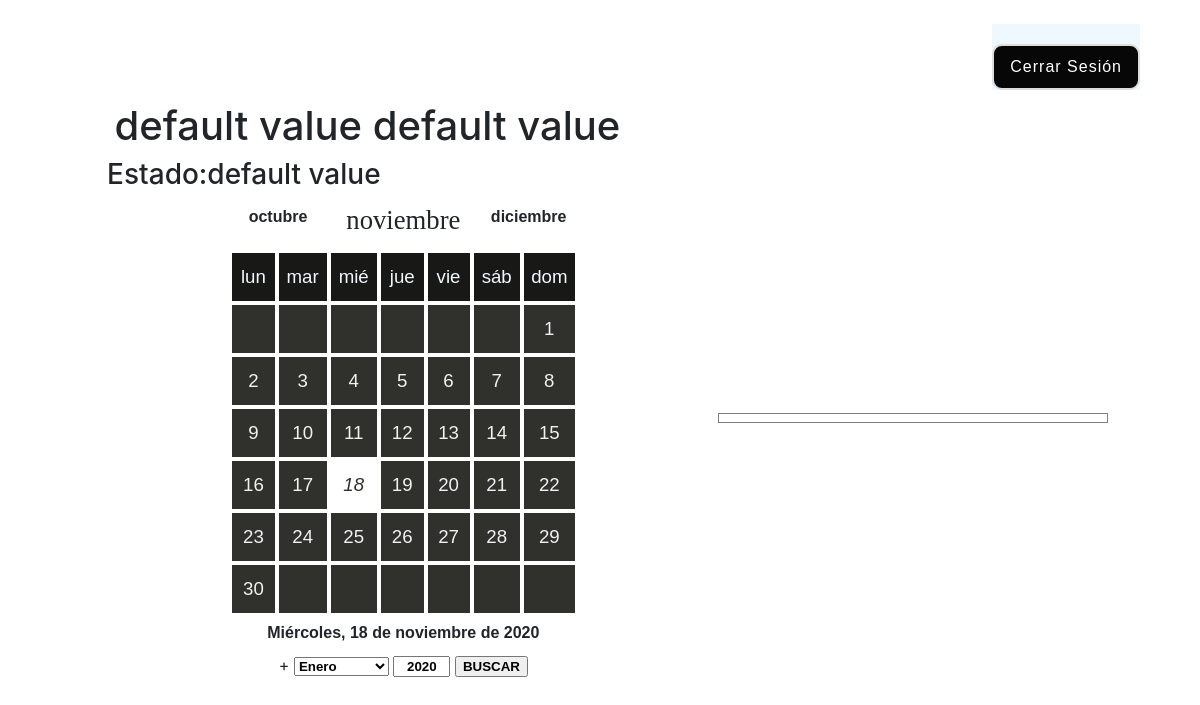
Page /information.php on the earlier database version.
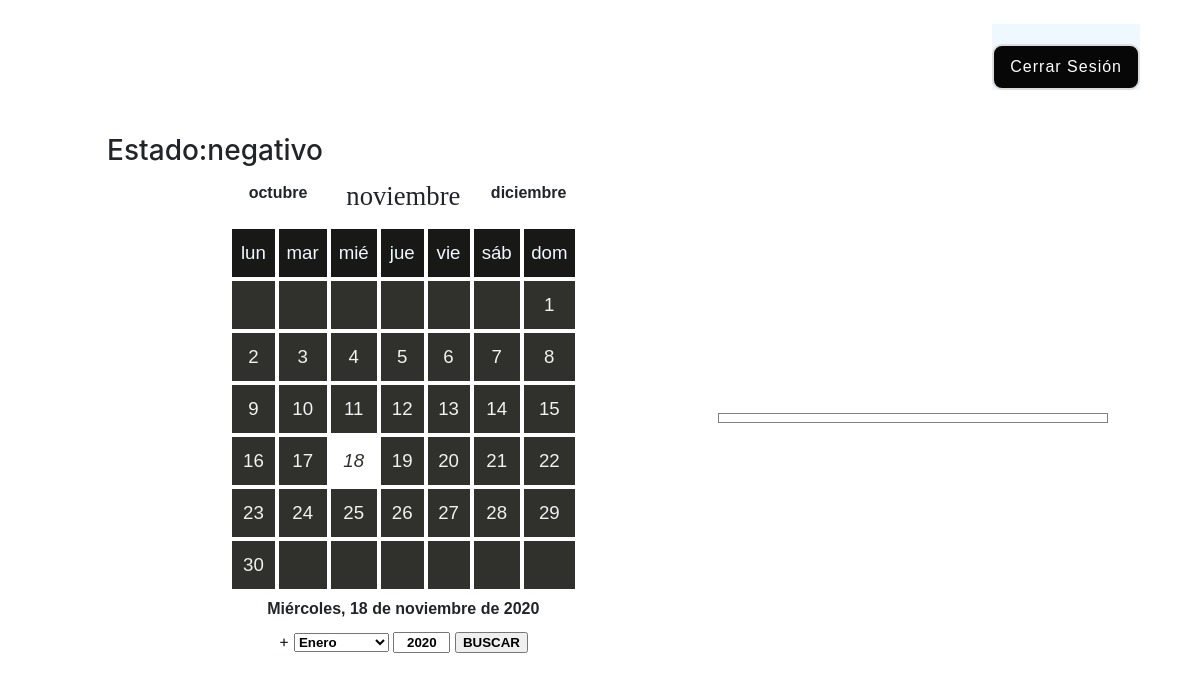
Same page on the later database version.
### tables this page shows
CREATE TABLE `usuarios` (
  `ldap` varchar(20) NOT NULL,
  `contrasena` varchar(255) NOT NULL,
  `estado` varchar(15) NOT NULL,
  `nombre` varchar(15) NOT NULL,
  `apellidos` varchar(30) NOT NULL
);

### information.php (the view, shortened to what the changed rows need)
<?php session_start();
    $conn = OpenCon();
    $ldap = $_SESSION['ldap'];
    $row = mysqli_query($conn,"SELECT estado, nombre, apellidos FROM usuarios WHERE ldap='$ldap'");
    $consulta=mysqli_fetch_array($row);
    if($row!=null){
        $estado = $consulta[0] ?? 'default value';
        $nombre = $consulta[1] ?? 'default value';
        $apellidos = $consulta[2] ?? 'default value';
        $espacio = " ";
        $nombreyapellidos = $nombre . $espacio . $apellidos;
    }else{
        echo "MAL ";
    }
?>
<!DOCTYPE html>
<html lang="en">
    <head>
        <link rel="stylesheet" href="https://stackpath.bootstrapcdn.com/bootstrap/4.5.0/css/bootstrap.min.css">
        <link rel="stylesheet" href="css/bootstrap.min.css">
        <link rel="stylesheet" href="https://cdnjs.cloudflare.com/ajax/libs/animate.css/4.0.0/animate.min.css">
         <link rel="stylesheet" href="css/miscss/information.css">
         <link rel="stylesheet" href="css/miscss/menu.css">
         <link href="https://allfont.es/allfont.css?fonts=alien-league" rel="stylesheet" type="text/css" />
    </head>
    <body class="">
      <div class="principal row d-flex ">
        <div class="col-lg-12 row d-flex align-items-center justify-content-center alumnado">
          <div class="col-lg-7 row d-flex justify-content-center ">
            <div class="col-lg-12 row d-flex  justify-content-center informacion">
              <div class="col-lg-12 row d-flex align-items-center nombre ">
                <h1 class="datos" id="nombre">
                  <?php echo $nombreyapellidos; ?>
                </h1>
              </div>
              <div class="col-lg-12 row d-flex estado">
                <h3 class="datos">Estado:  </h3>
                <h3 class="datos"><?php echo $estado; ?></h3>
              </div>
            </div>
            <div class="col-lg-7 row d-flex align-items-center justify-content-center calendar">
              <div id="calendario">
                <h2 id="titulos"></h2>
                <table id="diasc">
                  <tr  id="fila0"><th></th><th></th><th></th><th></th><th></th><th></th><th></th></tr>
                </table>
              </div>
            </div>
          </div>
          </div>
        </div>
    </body>
</html>

Differences in the rows shown:
added usuarios: estado "negativo"
Other differences:
$nombreyapellidos: "default value default value" → (not shown)
$estado: "default value" → (not shown)
